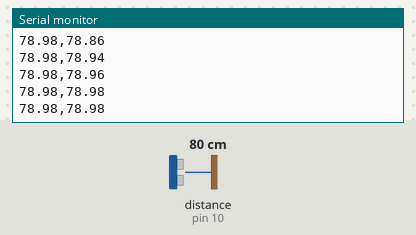
The sketch below on a simulated Arduino Uno, built with avr-gcc and run on an emulated ATmega328P. Shown: the last lines printed to the serial monitor. Wiring (inferred from the names in the program): ultrasonic range finder: trigger pin 9; echo pin 10. Inputs (shaded band) come from the test bench; at power-on: distance to the obstacle (sensor on pin 10) 80 cm. The echo pulse lasts 58.3 µs per cm.

Above: at 1.2 s.
1.3 s: distance to the obstacle (sensor on pin 10) set to 250 cm
At 1.39 s:
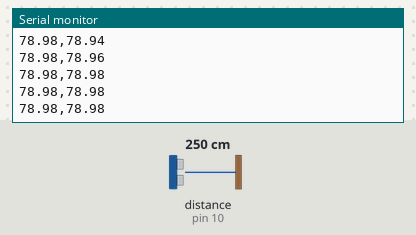
4.3 s: distance to the obstacle (sensor on pin 10) set to 2 cm
At 4.4 s:
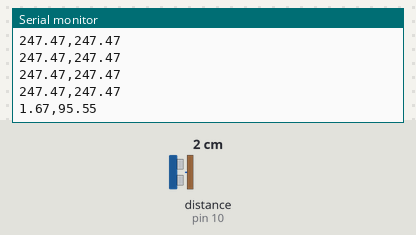
Timing chart, 0 to 7.3 s (numbered marks = the images above; inputs shaded):
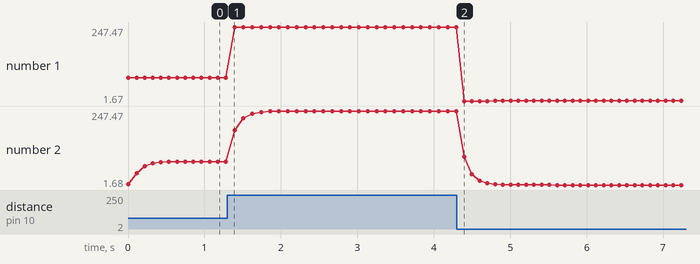

The sketch:

Ultrasonic_KalmanFilter.ino
```cpp
const int trigPin = 9;
const int echoPin = 10;
long duration;
double distance;

double KalmanFilter(double Data);
double KalmanFilter(double Data)
{
  static const double R = 10;
  static const double H = 1.00;
  static  double Q = 10;
  static  double P = 0;
  static  double inti_Data_Es = 4;
  static  double K = 0;

  K  = P*H/(H*P*H+R); // Updat kalman gain
  inti_Data_Es = inti_Data_Es + K*(Data-H*inti_Data_Es); // updata estimated
  P = (1-K*H)*P+Q;
  return inti_Data_Es;
}

void setup() {
pinMode(trigPin, OUTPUT); // Sets the trigPin as an Output
pinMode(echoPin, INPUT); // Sets the echoPin as an Input
Serial.begin(9600); // Starts the serial communication


}
void loop() {

digitalWrite(trigPin, LOW);
delayMicroseconds(2);
digitalWrite(trigPin, HIGH);
delayMicroseconds(10);
digitalWrite(trigPin, LOW);
duration = pulseIn(echoPin, HIGH);
distance= duration*0.034/2;
double Data_Est = KalmanFilter(distance);
Serial.print(distance);
Serial.print(",");
Serial.print(Data_Est);
Serial.println();
delay(100);

}
```

Measured:
- after the input at 4.3 s, the serial monitor: prints a new line after 0.10 s (image 2)
- plotted number 1: 78.98 → 247.47 after the input at 1.3 s, 247.47 → 1.68 after the input at 4.3 s
- plotted number 2: 78.98 → 247.47 after the input at 1.3 s, 247.47 → 1.68 after the input at 4.3 s
